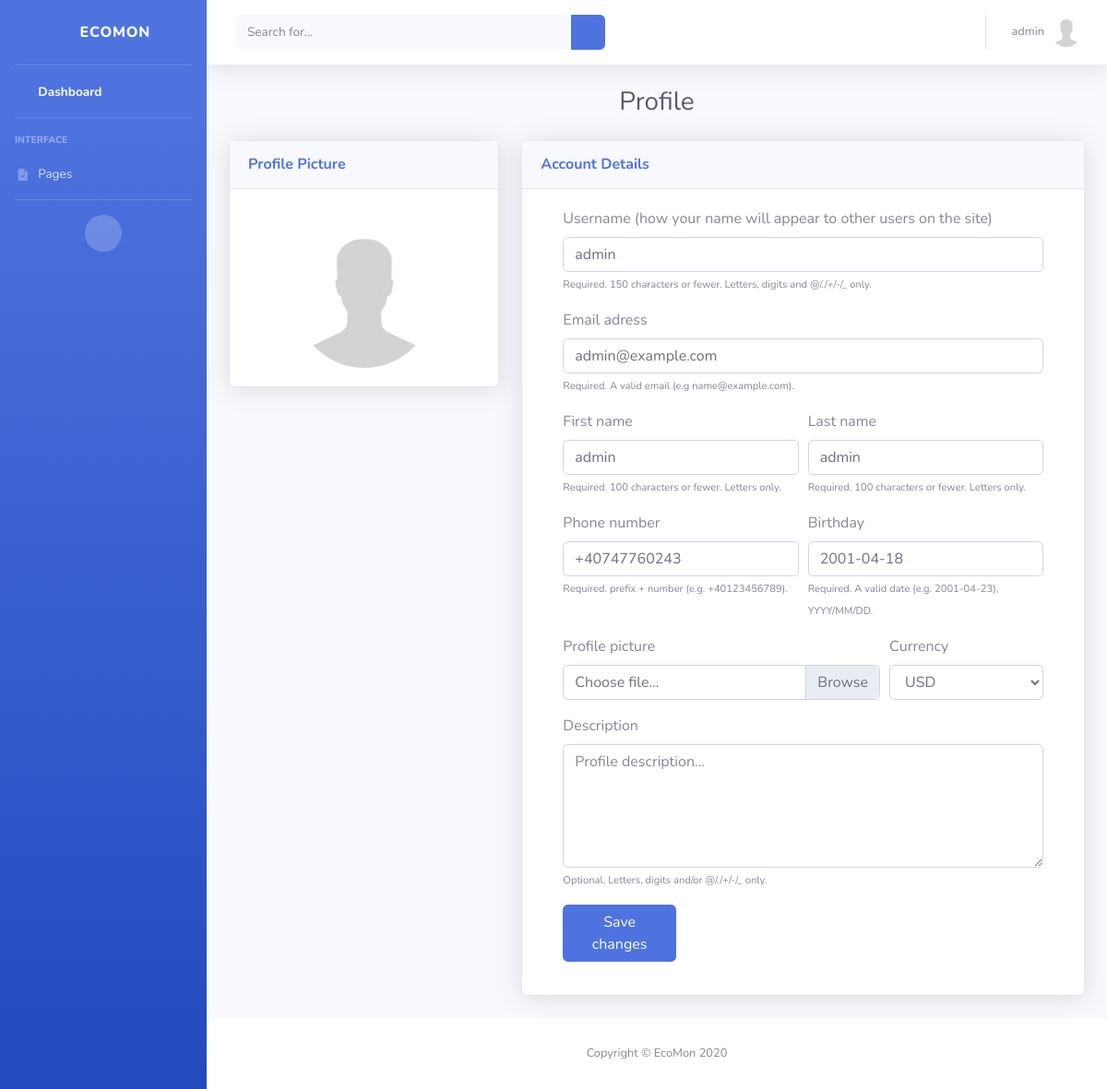
Page /users/profile/ (signed in) on the earlier database version.
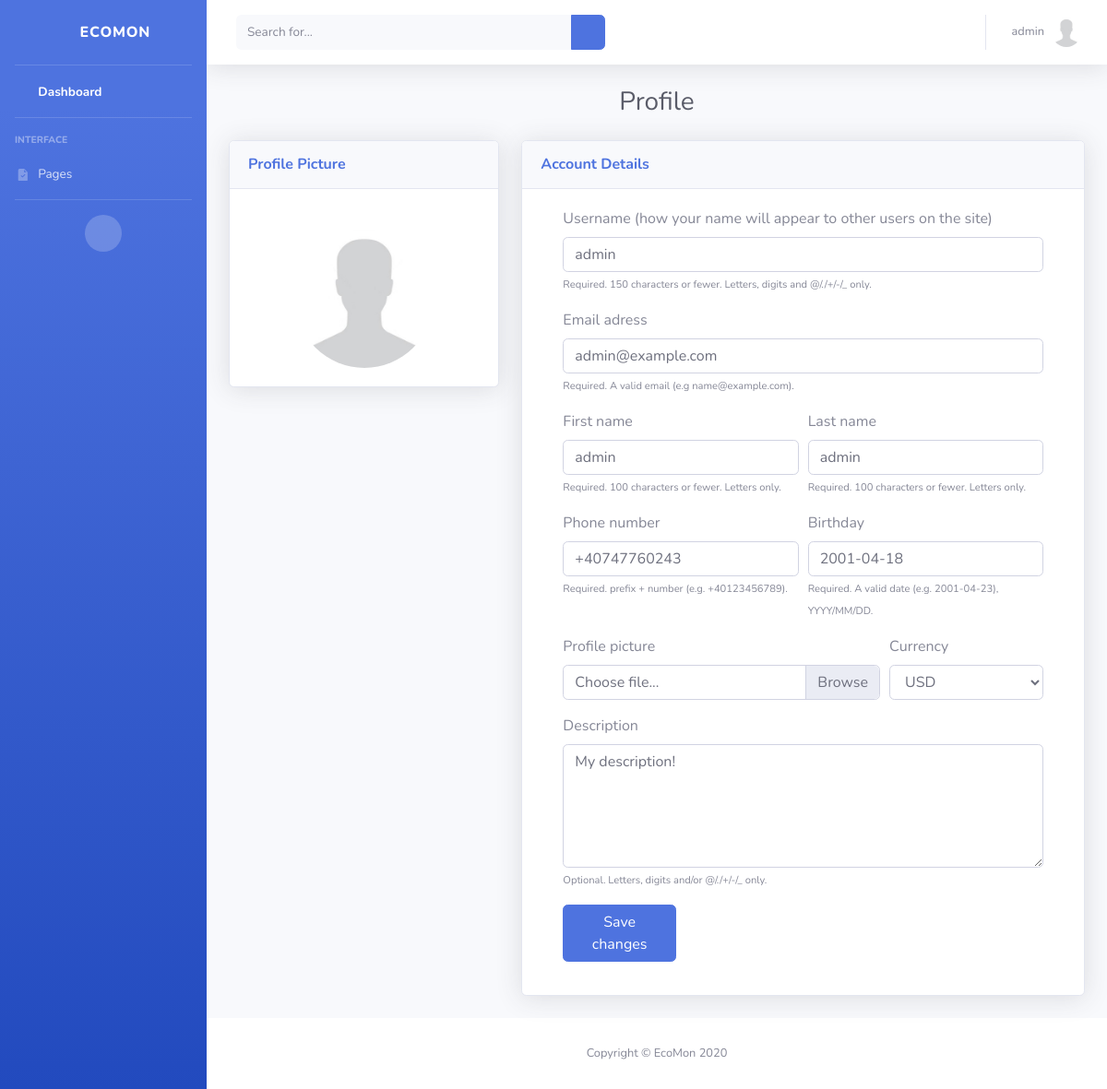
Same page on the later database version.
### users/models.py (models this page shows, shortened)
class Profile(models.Model):
    class Currency(models.TextChoices):
        AED = 'AED', _('AED')
        AUD = 'AUD', _('AUD')
        BRL = 'BRL', _('BRL')
        CAD = 'CAD', _('CAD')
        CHF = 'CHF', _('CHF')
        CLP = 'CLP', _('CLP')
        CNY = 'CNY', _('CNY')
        COP = 'COP', _('COP')
        CZK = 'CZK', _('CZK')
        DKK = 'DKK', _('DKK')
        EUR = 'EUR', _('EUR')
        GBP = 'GBP', _('GBP')
        HKD = 'HKD', _('HKD')
        HUF = 'HUF', _('HUF')
        IDR = 'IDR', _('IDR')
        ILS = 'ILS', _('ILS')
        INR = 'INR', _('INR')
        JPY = 'JPY', _('JPY')
        KRW = 'KRW', _('KRW')
        MDL = 'MDL', _('MDL')
        MXN = 'MXN', _('MXN')
        MYR = 'MYR', _('MYR')
        NOK = 'NOK', _('NOK')
        NZD = 'NZD', _('NZD')
        PHP = 'PHP', _('PHP')
        PLN = 'PLN', _('PLN')
        RON = 'RON', _('RON')
        RUB = 'RUB', _('RUB')
        SAR = 'SAR', _('SAR')
        SEK = 'SEK', _('SEK')
        SGD = 'SGD', _('SGD')
        THB = 'THB', _('THB')
        TRY = 'TRY', _('TRY')
        TWD = 'TWD', _('TWD')
        USD = 'USD', _('USD')
        ZAR = 'ZAR', _('ZAR')
    user = models.OneToOneField(User, on_delete=models.CASCADE)
    image = models.ImageField(_('Avatar'), default='default.jpg', upload_to='profile_pics')
    description = models.TextField(_('Description'), null=True, blank=True)
    created_date = models.DateTimeField(_('Created Date/Time'), auto_now_add=True)
    updated_date = models.DateTimeField(_('Updated Date/Time'), auto_now=True)
    currency = models.CharField(
        _('Currency'), max_length=3, choices=Currency.choices, default=Currency.USD
    )

### users/views.py (the view, shortened to what this page needs)
# urls.py: path('profile/', ProfileView.as_view(), name='profile'),
class ProfileView(LoginRequiredMixin, View):
    template_name = 'users/profile.html'
    def get(self, request, *args, **kwargs):
        context = self.get_context_data(**kwargs)
        return render(request, self.template_name, context)
    def get_context_data(self, **kwargs):
        user_update_form = UserUpdateForm(
            instance = self.request.user
        )
        profile_update_form = ProfileUpdateForm(
            instance = self.request.user.profile
        )
        context = {
            'title' : template_titles['profile_title'],
            'user_update_form' : user_update_form,
            'profile_update_form' : profile_update_form,
            'phone_number_help_text' : help_texts['phone_number']
        }
        return context

### users/forms.py (shortened to what this page needs)
class UserUpdateForm(forms.ModelForm):
    email = forms.EmailField(widget=forms.EmailInput(), help_text=help_texts['email'])
    first_name = forms.CharField(widget=forms.TextInput(), help_text=help_texts['only_letters'])
    last_name = forms.CharField(widget=forms.TextInput(), help_text=help_texts['only_letters'])
    birth_date = forms.DateField(help_text=help_texts['date'])
    phone_number = PhoneNumberField()
    class Meta:
        model = User
        fields = [
            'username',
            'email',
            'first_name',
            'last_name',
            'birth_date',
            'phone_number',
        ]

class ProfileUpdateForm(forms.ModelForm):
    image = forms.ImageField(widget=forms.FileInput())
    description = forms.CharField(widget=forms.Textarea(
        attrs={'rows': 5, 'cols': 82}),
        help_text=help_texts['profile_description'],
        required=False
    )
    class Meta:
        model = Profile
        fields = [
            'image',
            'description',
            'currency',
        ]

### templates/users/profile.html (shortened to what the changed rows need)
{% extends 'users/base.html' %}
{% load widget_tweaks %}
{% block content %}
    <div class="row">
        <div class="col-xl-8 col-lg-7">
            <div class="card shadow mb-4">
                <div class="card-body">
                    <div class="container">
                        <form method="POST" enctype="multipart/form-data">
                            <div class="form-row">
                                <div class="form-group col-md-4">
                                    <label for="currency">Currency</label>
                                    {% if not user.email_verified %}
                                        {% render_field profile_update_form.currency id="currency" class="form-control" disabled=True %}
                                    {% else %}
                                        {% render_field profile_update_form.currency id="currency" class="form-control" %}
                                    {% endif %}
                                </div>
                            </div>
                            <div class="form-row">
                                <div class="form-group col-md-12">
                                    <label for="description">Description</label>
                                    {% if not user.email_verified %}
                                        {% render_field profile_update_form.description class="form-control" id="description" placeholder="Profile description..."  readonly=True %}
                                    {% else %}
                                        {% render_field profile_update_form.description class="form-control" id="description" placeholder="Profile description..." %}
                                    {% endif %}
                                    {% if not profile_update_form.description.errors %}
                                        <small class="text-xs font-weight text-secondary">{{ profile_update_form.description.help_text }}</small>
                                    {% endif %}
                                </div>
                            </div>
                        </form>
                    </div>
                </div>
            </div>
        </div>
    </div>
{% endblock %}

Differences in the rows shown:
changed Profile "USD": description (not shown) → "My description!"
